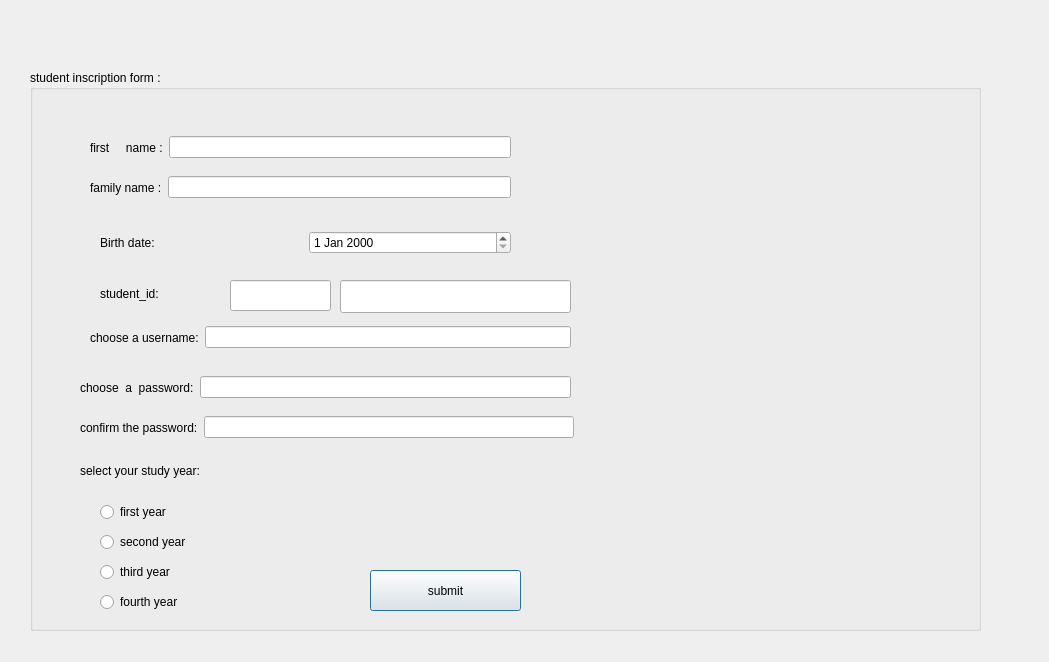
<?xml version="1.0" encoding="UTF-8"?>
<ui version="4.0">
 <class>signin</class>
 <widget class="QDialog" name="signin">
  <property name="geometry">
   <rect>
    <x>0</x>
    <y>0</y>
    <width>1049</width>
    <height>662</height>
   </rect>
  </property>
  <property name="windowTitle">
   <string>Dialog</string>
  </property>
  <widget class="QGroupBox" name="groupBox">
   <property name="geometry">
    <rect>
     <x>30</x>
     <y>70</y>
     <width>951</width>
     <height>561</height>
    </rect>
   </property>
   <property name="styleSheet">
    <string notr="true">font: 700 14pt &quot;Arial Rounded MT&quot;;
</string>
   </property>
   <property name="title">
    <string>student inscription form :</string>
   </property>
   <widget class="QLabel" name="label_4">
    <property name="geometry">
     <rect>
      <x>70</x>
      <y>210</y>
      <width>123</width>
      <height>27</height>
     </rect>
    </property>
    <property name="text">
     <string>student_id:</string>
    </property>
   </widget>
   <widget class="QLabel" name="label_8">
    <property name="geometry">
     <rect>
      <x>50</x>
      <y>390</y>
      <width>381</width>
      <height>21</height>
     </rect>
    </property>
    <property name="text">
     <string>select your study year:</string>
    </property>
   </widget>
   <widget class="QRadioButton" name="radioButton">
    <property name="geometry">
     <rect>
      <x>70</x>
      <y>430</y>
      <width>181</width>
      <height>24</height>
     </rect>
    </property>
    <property name="styleSheet">
     <string notr="true">font: 11pt &quot;Sitka&quot;;
</string>
    </property>
    <property name="text">
     <string>first year</string>
    </property>
   </widget>
   <widget class="QRadioButton" name="radioButton_2">
    <property name="geometry">
     <rect>
      <x>70</x>
      <y>460</y>
      <width>181</width>
      <height>24</height>
     </rect>
    </property>
    <property name="styleSheet">
     <string notr="true">font: 11pt &quot;Sitka&quot;;
</string>
    </property>
    <property name="text">
     <string>second year</string>
    </property>
   </widget>
   <widget class="QRadioButton" name="radioButton_3">
    <property name="geometry">
     <rect>
      <x>70</x>
      <y>520</y>
      <width>181</width>
      <height>24</height>
     </rect>
    </property>
    <property name="styleSheet">
     <string notr="true">font: 11pt &quot;Sitka&quot;;
</string>
    </property>
    <property name="text">
     <string>fourth year</string>
    </property>
   </widget>
   <widget class="QRadioButton" name="radioButton_4">
    <property name="geometry">
     <rect>
      <x>70</x>
      <y>490</y>
      <width>181</width>
      <height>24</height>
     </rect>
    </property>
    <property name="styleSheet">
     <string notr="true">font: 11pt &quot;Sitka&quot;;
</string>
    </property>
    <property name="text">
     <string>third year</string>
    </property>
   </widget>
   <widget class="QLineEdit" name="fix_part">
    <property name="geometry">
     <rect>
      <x>200</x>
      <y>210</y>
      <width>101</width>
      <height>31</height>
     </rect>
    </property>
   </widget>
   <widget class="QWidget" name="layoutWidget">
    <property name="geometry">
     <rect>
      <x>60</x>
      <y>60</y>
      <width>421</width>
      <height>35</height>
     </rect>
    </property>
    <layout class="QHBoxLayout" name="horizontalLayout">
     <item>
      <widget class="QLabel" name="label">
       <property name="text">
        <string>first     name :</string>
       </property>
      </widget>
     </item>
     <item>
      <widget class="QLineEdit" name="first_name"/>
     </item>
    </layout>
   </widget>
   <widget class="QWidget" name="layoutWidget">
    <property name="geometry">
     <rect>
      <x>60</x>
      <y>100</y>
      <width>421</width>
      <height>35</height>
     </rect>
    </property>
    <layout class="QHBoxLayout" name="horizontalLayout_2">
     <item>
      <widget class="QLabel" name="label_2">
       <property name="text">
        <string>family name :</string>
       </property>
      </widget>
     </item>
     <item>
      <widget class="QLineEdit" name="family_name"/>
     </item>
    </layout>
   </widget>
   <widget class="QWidget" name="layoutWidget">
    <property name="geometry">
     <rect>
      <x>70</x>
      <y>152</y>
      <width>411</width>
      <height>41</height>
     </rect>
    </property>
    <layout class="QHBoxLayout" name="horizontalLayout_3">
     <item>
      <widget class="QLabel" name="label_3">
       <property name="text">
        <string>Birth date:</string>
       </property>
      </widget>
     </item>
     <item>
      <widget class="QDateEdit" name="dateEdit"/>
     </item>
    </layout>
   </widget>
   <widget class="QWidget" name="layoutWidget">
    <property name="geometry">
     <rect>
      <x>60</x>
      <y>250</y>
      <width>481</width>
      <height>35</height>
     </rect>
    </property>
    <layout class="QHBoxLayout" name="horizontalLayout_5">
     <item>
      <widget class="QLabel" name="label_5">
       <property name="text">
        <string>choose a username:</string>
       </property>
      </widget>
     </item>
     <item>
      <widget class="QLineEdit" name="username"/>
     </item>
    </layout>
   </widget>
   <widget class="QWidget" name="layoutWidget">
    <property name="geometry">
     <rect>
      <x>50</x>
      <y>300</y>
      <width>491</width>
      <height>35</height>
     </rect>
    </property>
    <layout class="QHBoxLayout" name="horizontalLayout_6">
     <item>
      <widget class="QLabel" name="label_6">
       <property name="text">
        <string>choose  a  password:</string>
       </property>
      </widget>
     </item>
     <item>
      <widget class="QLineEdit" name="choose_passwd">
       <property name="echoMode">
        <enum>QLineEdit::EchoMode::Password</enum>
       </property>
      </widget>
     </item>
    </layout>
   </widget>
   <widget class="QWidget" name="layoutWidget">
    <property name="geometry">
     <rect>
      <x>50</x>
      <y>340</y>
      <width>494</width>
      <height>35</height>
     </rect>
    </property>
    <layout class="QHBoxLayout" name="horizontalLayout_7">
     <item>
      <widget class="QLabel" name="label_7">
       <property name="text">
        <string>confirm the password:</string>
       </property>
      </widget>
     </item>
     <item>
      <widget class="QLineEdit" name="conf_passwd">
       <property name="echoMode">
        <enum>QLineEdit::EchoMode::Password</enum>
       </property>
      </widget>
     </item>
    </layout>
   </widget>
   <widget class="QLineEdit" name="id">
    <property name="geometry">
     <rect>
      <x>310</x>
      <y>210</y>
      <width>231</width>
      <height>33</height>
     </rect>
    </property>
   </widget>
   <widget class="QPushButton" name="submit">
    <property name="geometry">
     <rect>
      <x>340</x>
      <y>500</y>
      <width>151</width>
      <height>41</height>
     </rect>
    </property>
    <property name="text">
     <string>submit</string>
    </property>
   </widget>
  </widget>
 </widget>
 <resources/>
 <connections/>
</ui>
